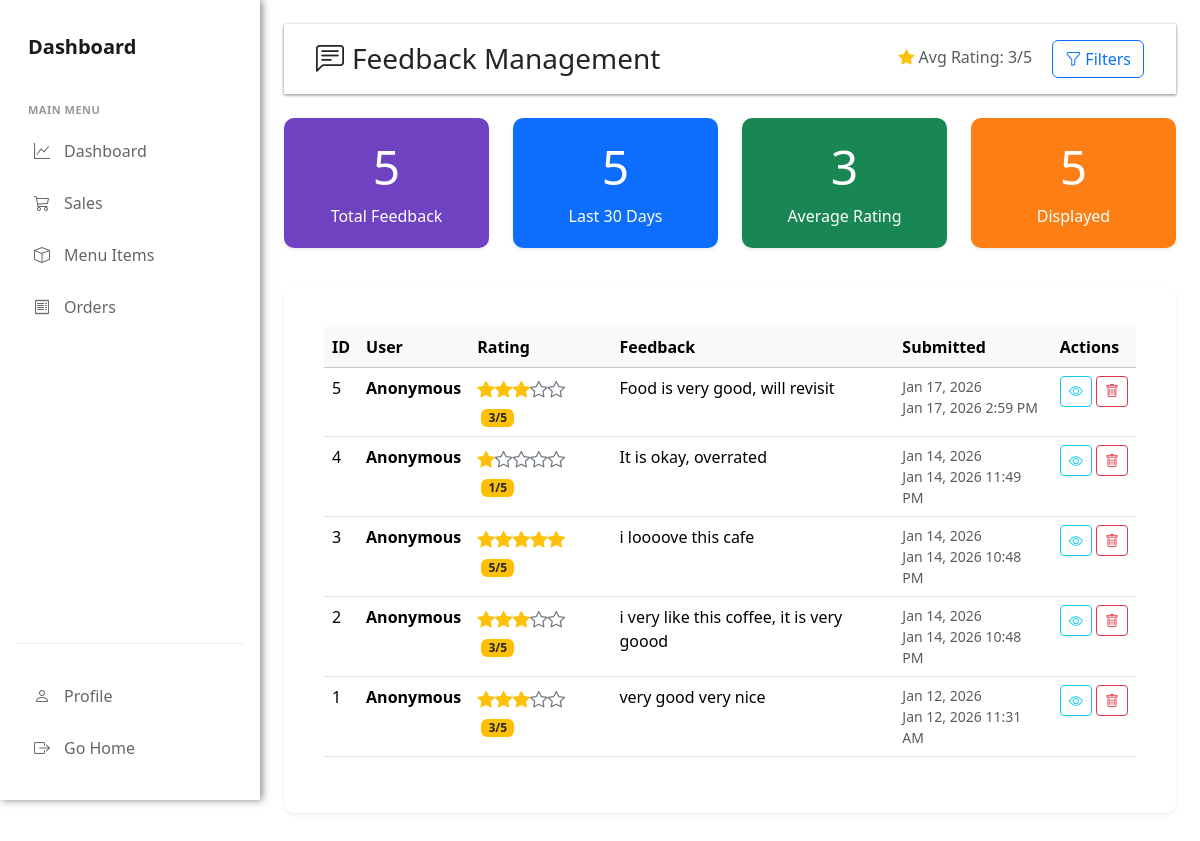
Page /feedback.php (signed in) on the earlier database version.
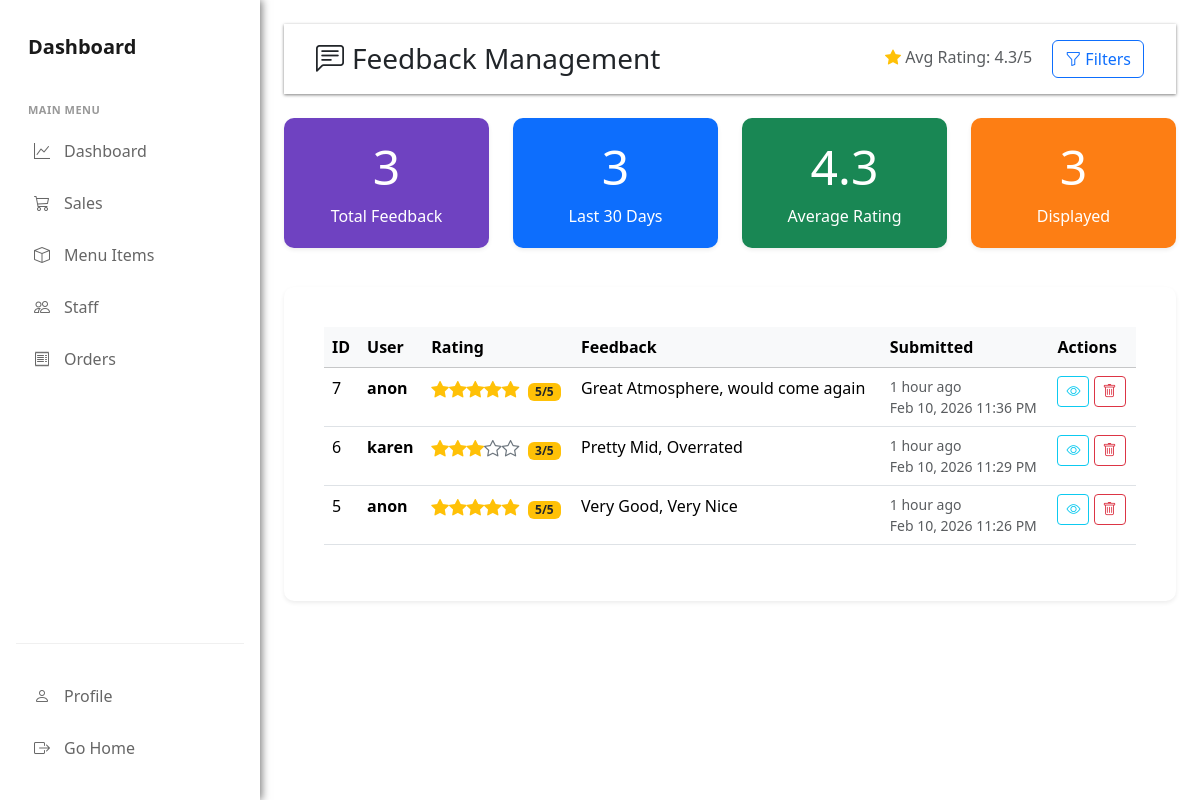
Same page on the later database version.
### tables this page shows
CREATE TABLE `feedbacks` (
  `id` int(11) NOT NULL,
  `feedback_text` text NOT NULL,
  `rating` int(1) DEFAULT 3,
  `created_at` datetime NOT NULL,
  `user_id` int(11) DEFAULT NULL
);

### feedback.php (the view, shortened to what the rows shown need)
<?php
require 'app/db.php';
require 'app/feedback_functions.php';
$orderBy = 'created_at DESC';
$feedback_items = getAllFeedbacks($pdo);
usort($feedback_items, function($a, $b) use ($orderBy) {
    if ($orderBy === 'rating DESC, created_at DESC') {
        if ($a['rating'] == $b['rating']) {
            return strtotime($b['created_at']) - strtotime($a['created_at']);
        }
        return $b['rating'] - $a['rating'];
    } elseif ($orderBy === 'rating ASC, created_at DESC') {
        if ($a['rating'] == $b['rating']) {
            return strtotime($b['created_at']) - strtotime($a['created_at']);
        }
        return $a['rating'] - $b['rating'];
    } elseif ($orderBy === 'created_at ASC') {
        return strtotime($a['created_at']) - strtotime($b['created_at']);
    } else {
        return strtotime($b['created_at']) - strtotime($a['created_at']);
    }
});
$stats = getFeedbackStats($pdo);
?>
<!DOCTYPE html>
<html lang="en">
<head>
    <link rel="stylesheet" href="assets/css/dashStyle.css">
    <link href="assets/vendor/bootstrap/css/bootstrap.min.css" rel="stylesheet">
    <link href="assets/vendor/bootstrap-icons/bootstrap-icons.css" rel="stylesheet">
    <link href="assets/vendor/aos/aos.css" rel="stylesheet">
</head>
<body>
    <div class="app-container">
        <div class="main-content">
            <div class="col-md-13 col-lg-12 p-4">
                <div class="top-bar d-flex justify-content-between align-items-center mb-4">
                    <h1 class="h3 mb-0">
                        <i class="bi bi-chat-left-text me-2"></i>Feedback Management
                    </h1>
                </div>
                <div class="row mb-4">
                    <div class="col-md-3">
                        <div class="stat-card total shadow-sm">
                            <div class="text-center">
                                <h1 class="display-5"><?php echo $stats['total']; ?></h1>
                            </div>
                        </div>
                    </div>
                    <div class="col-md-3">
                        <div class="stat-card days shadow-sm">
                            <div class="card-body text-center">
                                <h1 class="display-5"><?php echo $stats['recent']; ?></h1>
                            </div>
                        </div>
                    </div>
                    <div class="col-md-3">
                        <div class="stat-card avg shadow-sm">
                            <div class="card-body text-center">
                                <h1 class="display-5"><?php echo $stats['average_rating']; ?></h1>
                            </div>
                        </div>
                    </div>
                    <div class="col-md-3">
                        <div class="stat-card displayed shadow-sm">
                            <div class="card-body text-center">
                                <h1 class="display-5"><?php echo count($feedback_items); ?></h1>
                            </div>
                        </div>
                    </div>
                </div>
                <div class="card shadow-sm mb-4">
                    <div class="card-body">
                        <div class="table-responsive">
                            <table class="table table-hover">
                                <thead class="table-light">
                                    <tr>
                                        <th>ID</th>
                                        <th>User</th>
                                        <th>Rating</th>
                                        <th>Feedback</th>
                                        <th>Submitted</th>
                                        <th>Actions</th>
                                    </tr>
                                </thead>
                                <tbody>
                                    <?php if (empty($feedback_items)): ?>
                                        <tr>
                                            <td colspan="6" class="text-center text-muted py-4">
                                                No feedback found.
                                            </td>
                                        </tr>
                                    <?php else: ?>
                                        <?php foreach ($feedback_items as $feedback): ?>
                                            <tr>
                                                <td><?php echo $feedback['id']; ?></td>
                                                <td>
                                                    <div>
                                                        <strong><?php echo htmlspecialchars($feedback['display_name']); ?></strong>
                                                    </div>
                                                </td>
                                                <td>
                                                    <div class="rating-stars">
                                                        <?php echo formatRatingDashboard($feedback['rating']); ?>
                                                        <span class="badge bg-warning text-dark rating-badge ms-1">
                                                            <?php echo $feedback['rating']; ?>/5
                                                        </span>
                                                    </div>
                                                </td>
                                                <td>
                                                    <div class="feedback-text" id="feedback-text-<?php echo $feedback['id']; ?>">
                                                        <?php echo nl2br(htmlspecialchars($feedback['feedback_text'])); ?>
                                                    </div>
                                                </td>
                                                <td class="text-muted small">
                                                    <?php echo formatFeedbackDateDashboard($feedback['created_at']); ?>
                                                    <div class="text-muted">
                                                        <?php echo date('M j, Y g:i A', strtotime($feedback['created_at'])); ?>
                                                    </div>
                                                </td>
                                                <td class="table-actions">
                                                    <button class="btn btn-sm btn-outline-info"
                                                            data-bs-toggle="modal"
                                                            data-bs-target="#viewFeedbackModal"
                                                            data-feedback-id="<?php echo $feedback['id']; ?>"
                                                            data-feedback-name="<?php echo htmlspecialchars($feedback['display_name']); ?>"
                                                            data-feedback-rating="<?php echo $feedback['rating']; ?>"
                                                            data-feedback-text="<?php echo htmlspecialchars($feedback['feedback_text']); ?>"
                                                            data-feedback-date="<?php echo date('F j, Y g:i A', strtotime($feedback['created_at'])); ?>"
                                                            onclick="viewFeedback(this)">
                                                        <i class="bi bi-eye"></i>
                                                    </button>
                                                    <form method="POST" class="d-inline" onsubmit="return confirm('Delete this feedback? This action cannot be undone.');">
                                                        <button type="submit" name="delete_feedback" class="btn btn-sm btn-outline-danger">
                                                            <i class="bi bi-trash"></i>
                                                        </button>
                                                    </form>
                                                </td>
                                            </tr>
                                        <?php endforeach; ?>
                                    <?php endif; ?>
                                </tbody>
                            </table>
                        </div>
                    </div>
                </div>
            </div>
        </div>
    </div>
</body>
</html>

### app/feedback_functions.php (shortened to what the rows shown need)
<?php
function getAllFeedbacks($pdo) {
    try {
        $stmt = $pdo->query("
            SELECT f.*,
                   COALESCE(u.username, 'Anonymous') as display_name,
                   u.profile_picture
            FROM feedbacks f
            LEFT JOIN users u ON f.user_id = u.id
            ORDER BY f.created_at DESC
        ");
        return $stmt->fetchAll(PDO::FETCH_ASSOC);
    } catch(PDOException $e) {
        error_log("Error fetching feedbacks: " . $e->getMessage());
        return [];
    }
}
function getFeedbackStats($pdo) {
    $stats = [];
    try {
        $stmt = $pdo->query("SELECT COUNT(*) as total FROM feedbacks");
        $stats['total'] = $stmt->fetch(PDO::FETCH_ASSOC)['total'];
        $stmt = $pdo->query("SELECT AVG(rating) as average_rating FROM feedbacks");
        $stats['average_rating'] = round($stmt->fetch(PDO::FETCH_ASSOC)['average_rating'], 1);
        $stmt = $pdo->query("
            SELECT rating, COUNT(*) as count
            FROM feedbacks
            GROUP BY rating
            ORDER BY rating DESC
        ");
        $stats['distribution'] = $stmt->fetchAll(PDO::FETCH_ASSOC);
        $stmt = $pdo->prepare("
            SELECT COUNT(*) as recent_count
            FROM feedbacks
            WHERE created_at >= DATE_SUB(NOW(), INTERVAL 30 DAY)
        ");
        $stmt->execute();
        $stats['recent'] = $stmt->fetch(PDO::FETCH_ASSOC)['recent_count'];
    } catch(PDOException $e) {
        error_log("Error getting feedback stats: " . $e->getMessage());
        $stats['total'] = 0;
        $stats['average_rating'] = 0;
        $stats['distribution'] = [];
        $stats['recent'] = 0;
    }
    return $stats;
}
function formatRatingDashboard($rating) {
    $stars = '';
    for ($i = 1; $i <= 5; $i++) {
        if ($i <= $rating) {
            $stars .= '<i class="bi bi-star-fill text-warning"></i>';
        } else {
            $stars .= '<i class="bi bi-star text-secondary"></i>';
        }
    }
    return $stars;
}
function formatFeedbackDateDashboard($date) {
    $timestamp = strtotime($date);
    $now = time();
    $diff = $now - $timestamp;
    if ($diff < 3600) {
        $minutes = floor($diff / 60);
        return ($minutes < 1) ? 'Just now' : $minutes . ' minutes ago';
    } elseif ($diff < 86400) {
        $hours = floor($diff / 3600);
        return $hours . ' hour' . ($hours > 1 ? 's' : '') . ' ago';
    } elseif ($diff < 604800) {
        $days = floor($diff / 86400);
        return $days . ' day' . ($days > 1 ? 's' : '') . ' ago';
    } else {
        return date('M j, Y', $timestamp);
    }
}
?>

Differences in the rows shown:
removed feedbacks: id "4", display_name "Anonymous", rating "1", feedback_text "It is okay, overrated", created_at "Jan 14, 2026", created_at "Jan 14, 2026 11:49 PM"
removed feedbacks: id "3", display_name "Anonymous", rating "5", feedback_text "i loooove this cafe", created_at "Jan 14, 2026", created_at "Jan 14, 2026 10:48 PM"
removed feedbacks: id "2", display_name "Anonymous", rating "3", feedback_text "i very like this coffee, it is very goood", created_at "Jan 14, 2026", created_at "Jan 14, 2026 10:48 PM"
removed feedbacks: id "1", display_name "Anonymous", rating "3", feedback_text "very good very nice", created_at "Jan 12, 2026", created_at "Jan 12, 2026 11:31 AM"
added feedbacks: id "7", display_name "anon", rating "5", feedback_text "Great Atmosphere, would come again", created_at "1 hour ago", created_at "Feb 10, 2026 11:36 PM"
added feedbacks: id "6", display_name "karen", rating "3", feedback_text "Pretty Mid, Overrated", created_at "1 hour ago", created_at "Feb 10, 2026 11:29 PM"
changed feedbacks id 5: display_name "Anonymous" → "anon"; rating "3" → "5"; feedback_text "Food is very good, will revisit" → "Very Good, Very Nice"; created_at "Jan 17, 2026" → "1 hour ago"; created_at "Jan 17, 2026 2:59 PM" → "Feb 10, 2026 11:26 PM"
Other differences:
$stats['average_rating']: "3" → "4.3"
$stats['total']: "5" → "3"
$stats['recent']: "5" → "3"
count($feedback_items): "5" → "3"
text now shown: "Staff"
